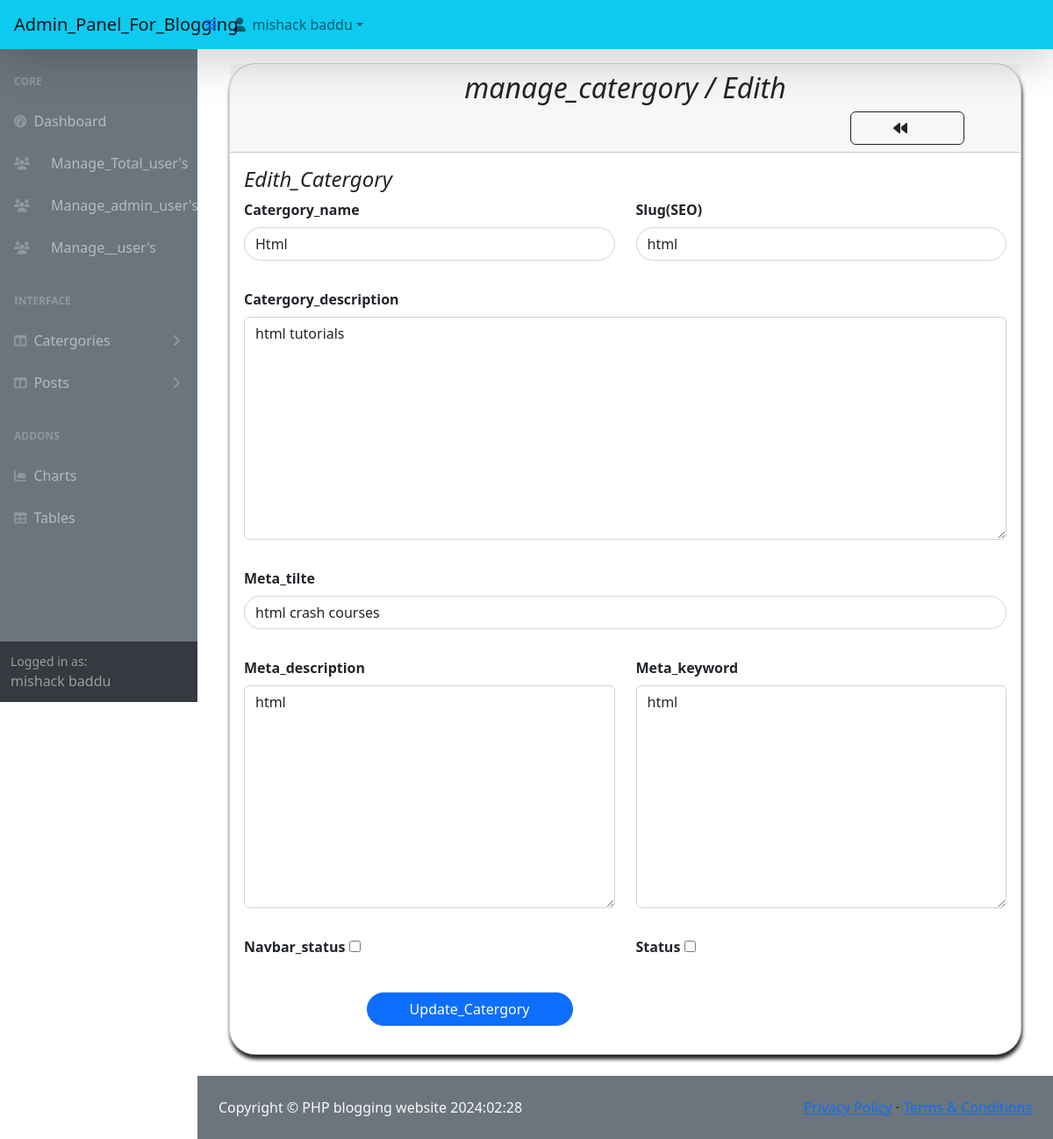
Screenshot of /admin/edith_cat.php?id=1 (signed in) with the database file from the repository.
### tables this page shows
CREATE TABLE `catergory` (
  `id` int(11) NOT NULL,
  `name` varchar(255) NOT NULL,
  `slug` varchar(225) NOT NULL,
  `description` text DEFAULT NULL,
  `meta_title` varchar(255) NOT NULL,
  `meta_description` mediumtext DEFAULT NULL,
  `meta_keyword` mediumtext DEFAULT NULL,
  `navbar_status` tinyint(1) DEFAULT 0,
  `status` tinyint(1) DEFAULT 0 COMMENT '0=visible,1=hidden,2=deleted',
  `created_on` timestamp NULL DEFAULT current_timestamp()
);

### admin/edith_cat.php (the view, shortened to what this page needs)
<?php
include('./authentication.php');
include('./includes/header.php');
?>
<div class="container-fluid px-4">
                <div class="container mt-3">
                            <div class="card">
                                <div class="card-header">
                                    <h2 class = "text-center"><em>manage_catergory / Edith</em></h2>
                                    <div class="card-tools">
                                        <a href="manage_catergory.php" class = "btn btn-outline-dark mx-5 px-5 float-end"><i class = "fas fa-backward mr-3"></i></a>
                                    </div>
                                </div>
                                <div class="card-body">
                                 <h4><em>Edith_Catergory</em></h4>
                                 <?php
        if(isset($_GET['id'])){
            $cat_id = $_GET['id'];
            $catergory = mysqli_query($conn, "SELECT * FROM catergory WHERE id = '$cat_id'");
            $fetch = mysqli_fetch_assoc($catergory);
            ?>
 <form action="code.php" method = "POST">
                                    <div class="row">
                                        <div class="col-xl-6 lg-6 mb-3">
                                            <div class="form-group md-form">
                                                <label for="" class = "fw-bold">Catergory_name</label>
                                                <input required type="text"  value = "<?php echo $fetch['name'] ?>" name = "name" class = "form-control rounded-pill" placeholder = "Enter catergory name here">
                                            </div>
                                        </div>
                                        <div class="col-xl-6 lg-6 mb-3">
                                            <div class="form-group md-form">
                                                <label for="" class = "fw-bold">Slug(SEO)</label>
                                                <input required type="text"  value = "<?php echo $fetch['slug'] ?>" name = "slug" class = "form-control rounded-pill" placeholder = "Generate Slug">
                                            </div>
                                        </div>
                                        <div class="col-xl-12 lg-12 mb-3">
                                            <div class="form-group md-form">
                                                <label for="" class = "fw-bold">Catergory_description</label>
                                                <textarea name="description" id="summernote" cols="20" rows="10" class = "form-control"><?php echo htmlentities($fetch['description']) ?></textarea>
                                            </div>
                                        </div>
                                        <div class="col-xl-12 lg-12 mb-3">
                                            <div class="form-group md-form">
                                                <label for="" class = "fw-bold">Meta_tilte</label>
                                                <input required type="text"  value = "<?php echo $fetch['meta_title'] ?>" name = "meta_title" class = "form-control rounded-pill" placeholder = "SEO title">
                                            </div>
                                        </div>
                                        <div class="col-xl-6 lg-6 mb-3">
                                            <div class="form-group md-form">
                                                <label for="" class = "fw-bold">Meta_description</label>
                                                <textarea name="meta_description" class = "form-control" id="" cols="20" rows="10"><?php echo $fetch['meta_description'] ?></textarea>
                                            </div>
                                        </div>
                                        <div class="col-xl-6 lg-6 mb-3">
                                            <div class="form-group md-form">
                                                <label for="" class = "fw-bold">Meta_keyword</label>
                                                <textarea name="meta_keyword" class = "form-control" id="" cols="20" rows="10"><?php echo $fetch['meta_keyword'] ?></textarea>
                                            </div>
                                        </div>
                                        <div class="col-xl-6 lg-6 mb-3">
                                            <div class="form-group md-form">
                                                <label for="" class = "fw-bold">Navbar_status</label>
                                               <input type="checkbox" name = "navbar_status"  <?php echo $fetch['navbar_status'] == '1' ? 'checked' : '' ?> >
                                            </div>
                                        </div>
                                        <div class="col-xl-6 lg-6 mb-3">
                                            <div class="form-group md-form">
                                                <label for="" class = "fw-bold">Status</label>
                                               <input type="checkbox" name = "status"  <?php echo $fetch['status'] == '1' ? 'checked' : '' ?> >
                                            </div>
                                        </div>
                                        <div class="col-xl-6 lg-6 mb-3">
                                            <div class="form-group md-form">
                                                <input type="submit" name = "update_cat" class = "float-end rounded-pill btn btn-primary mx-5 px-5" value = "Update_Catergory">
                                            </div>
                                        </div>
                                    </div>
                                 </form>
            <?php
        }
                                 ?>
                                </div>
                            </div>
                        </div>
</div>
<?php include('./includes/footer.php') ?>
<?php include('./includes/scripts.php') ?>

### admin/includes/header.php (style rules this page uses)
.card { box-shadow: 1px 5px 4px; border-radius: 30px; }

### rows the page displays
catergory: name "Html", slug "html", description "html tutorials", meta_title "html crash courses", meta_description "html", meta_keyword "html"

### other values shown
$_SESSION['auth_user']['user_name'] "mishack baddu"
